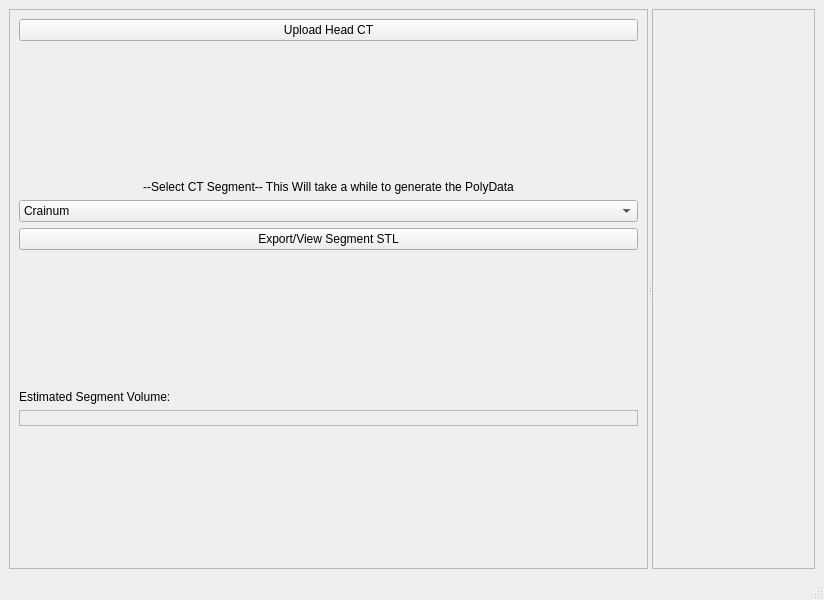
<?xml version="1.0" encoding="UTF-8"?>
<ui version="4.0">
 <class>MainWindow</class>
 <widget class="QMainWindow" name="MainWindow">
  <property name="geometry">
   <rect>
    <x>0</x>
    <y>0</y>
    <width>824</width>
    <height>600</height>
   </rect>
  </property>
  <property name="windowTitle">
   <string>GlyphViewer</string>
  </property>
  <widget class="QWidget" name="centralwidget">
   <layout class="QHBoxLayout" name="horizontalLayout">
    <item>
     <widget class="QSplitter" name="splitter">
      <property name="orientation">
       <enum>Qt::Horizontal</enum>
      </property>
      <widget class="QFrame" name="frame">
       <property name="frameShape">
        <enum>QFrame::StyledPanel</enum>
       </property>
       <property name="frameShadow">
        <enum>QFrame::Raised</enum>
       </property>
       <layout class="QVBoxLayout" name="verticalLayout">
        <item>
         <widget class="QPushButton" name="upload_ct_button">
          <property name="text">
           <string>Upload Head CT</string>
          </property>
         </widget>
        </item>
        <item>
         <spacer name="verticalSpacer_3">
          <property name="orientation">
           <enum>Qt::Vertical</enum>
          </property>
          <property name="sizeHint" stdset="0">
           <size>
            <width>20</width>
            <height>40</height>
           </size>
          </property>
         </spacer>
        </item>
        <item>
         <widget class="QLabel" name="label_3">
          <property name="text">
           <string>--Select CT Segment-- This Will take a while to generate the PolyData</string>
          </property>
          <property name="alignment">
           <set>Qt::AlignCenter</set>
          </property>
         </widget>
        </item>
        <item>
         <widget class="QComboBox" name="segments_comboBox">
          <property name="editable">
           <bool>false</bool>
          </property>
          <property name="currentText">
           <string>Crainum</string>
          </property>
          <item>
           <property name="text">
            <string>Crainum</string>
           </property>
          </item>
          <item>
           <property name="text">
            <string>Mandible</string>
           </property>
          </item>
          <item>
           <property name="text">
            <string>Skin</string>
           </property>
          </item>
          <item>
           <property name="text">
            <string>Teeth</string>
           </property>
          </item>
         </widget>
        </item>
        <item>
         <widget class="QPushButton" name="export_stl">
          <property name="text">
           <string>Export/View Segment STL</string>
          </property>
         </widget>
        </item>
        <item>
         <spacer name="verticalSpacer">
          <property name="orientation">
           <enum>Qt::Vertical</enum>
          </property>
          <property name="sizeType">
           <enum>QSizePolicy::Expanding</enum>
          </property>
          <property name="sizeHint" stdset="0">
           <size>
            <width>20</width>
            <height>40</height>
           </size>
          </property>
         </spacer>
        </item>
        <item>
         <widget class="QLabel" name="label_2">
          <property name="text">
           <string>Estimated Segment Volume:</string>
          </property>
         </widget>
        </item>
        <item>
         <widget class="QLabel" name="vector_size">
          <property name="enabled">
           <bool>true</bool>
          </property>
          <property name="font">
           <font>
            <kerning>true</kerning>
           </font>
          </property>
          <property name="frameShape">
           <enum>QFrame::StyledPanel</enum>
          </property>
          <property name="frameShadow">
           <enum>QFrame::Sunken</enum>
          </property>
          <property name="text">
           <string>&lt;No Segment Selected&gt;</string>
          </property>
         </widget>
        </item>
        <item>
         <spacer name="verticalSpacer_2">
          <property name="orientation">
           <enum>Qt::Vertical</enum>
          </property>
          <property name="sizeHint" stdset="0">
           <size>
            <width>20</width>
            <height>40</height>
           </size>
          </property>
         </spacer>
        </item>
       </layout>
      </widget>
      <widget class="QFrame" name="vtk_panel">
       <property name="frameShape">
        <enum>QFrame::StyledPanel</enum>
       </property>
       <property name="frameShadow">
        <enum>QFrame::Raised</enum>
       </property>
      </widget>
     </widget>
    </item>
   </layout>
  </widget>
  <widget class="QMenuBar" name="menubar">
   <property name="geometry">
    <rect>
     <x>0</x>
     <y>0</y>
     <width>824</width>
     <height>26</height>
    </rect>
   </property>
  </widget>
  <widget class="QStatusBar" name="statusbar"/>
 </widget>
 <resources/>
 <connections/>
</ui>
